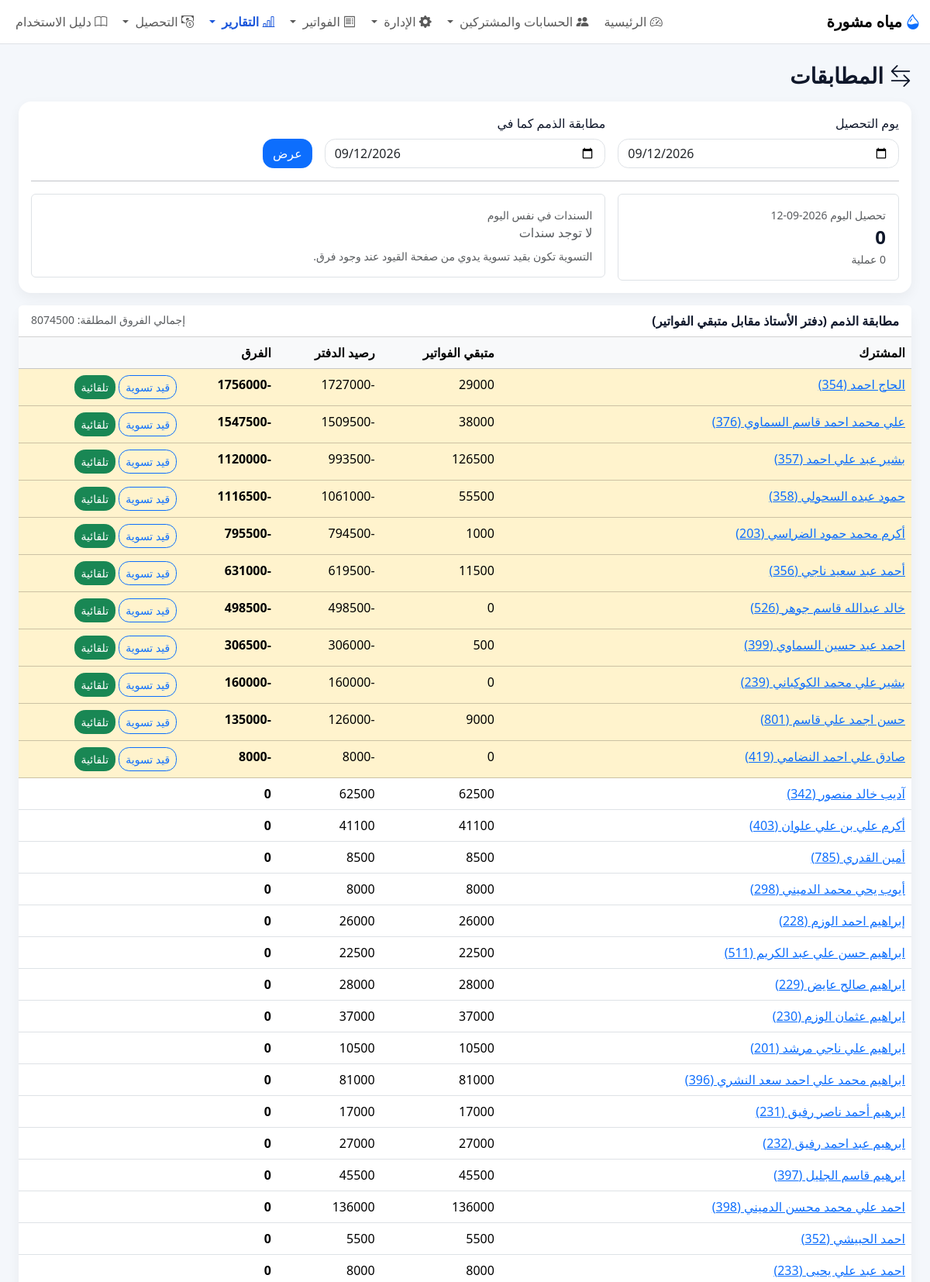
Page /accounting/reconciliation (signed in, upper part) on the committed database.
### models.py (models this page shows)
class Base(DeclarativeBase):
    pass

class Settings(Base):
    __tablename__ = "settings"
    key: Mapped[str] = mapped_column(String, primary_key=True)
    value: Mapped[Optional[str]] = mapped_column(String, nullable=True)

class Subscriber(Base):
    __tablename__ = "subscribers"
    id: Mapped[int] = mapped_column(Integer, primary_key=True)
    account_number: Mapped[str] = mapped_column(String, unique=True, nullable=False)
    name: Mapped[str] = mapped_column(String, nullable=False)
    meter_number: Mapped[Optional[str]] = mapped_column(String, nullable=True)
    phone: Mapped[Optional[str]] = mapped_column(String, nullable=True)
    village: Mapped[Optional[str]] = mapped_column(String, nullable=True)
    address: Mapped[Optional[str]] = mapped_column(String, nullable=True)
    default_unit_price: Mapped[Optional[str]] = mapped_column(String, nullable=True)
    default_subscription_fee: Mapped[Optional[str]] = mapped_column(String, nullable=True)
    last_reading: Mapped[Optional[float]] = mapped_column(Float, nullable=True)
    last_due_amount: Mapped[Optional[float]] = mapped_column(Float, nullable=True)
    last_paid_amount: Mapped[Optional[float]] = mapped_column(Float, nullable=True)
    active: Mapped[int] = mapped_column(Integer, nullable=False, default=1)
    notes: Mapped[Optional[str]] = mapped_column(Text, nullable=True)
    created_at: Mapped[Optional[str]] = mapped_column(String, nullable=True)
    updated_at: Mapped[Optional[str]] = mapped_column(String, nullable=True)
    invoices: Mapped[list["Invoice"]] = relationship(back_populates="subscriber")

### app.py (the view)
    @app.route("/accounting/reconciliation")
    @login_required
    @role_required(["admin", "technician", "accountant", "manager"])
    def accounting_reconciliation():
        db = get_db()
        day = request.args.get("day", date.today().isoformat())
        end = request.args.get("end", date.today().isoformat())
        daily = get_daily_collection_summary(db, day)
        rows = get_receivable_reconciliation(db, end=end)
        diff_total = sum(abs(r["difference"] or 0) for r in rows)
        return render_template("reconciliation.html", day=day, end=end, daily=daily, rows=rows,
                               diff_total=diff_total,
                               currency=get_setting("currency_name", DEFAULT_SETTINGS["currency_name"]))

### app.py (called while the page is built)
def login_required(f):
    @wraps(f)
    def decorated_function(*args, **kwargs):
        if session.get("user_id") is None:
            flash("يرجى تسجيل الدخول أولاً.", "warning")
            return redirect(url_for("login"))
        return f(*args, **kwargs)
    return decorated_function

def role_required(allowed_roles):
    def decorator(f):
        @wraps(f)
        def wrapper(*args, **kwargs):
            if not session.get("user_id"):
                return redirect(url_for("login"))
            user_role = g.user["role"] if g.user else None
            if not user_role or user_role.lower() not in [r.lower() for r in allowed_roles]:
                flash("ليس لديك الصلاحية للوصول إلى هذه الصفحة أو تنفيذ هذه العملية.", "danger")
                return redirect(url_for("index"))
            return f(*args, **kwargs)
        return wrapper
    return decorator

### database.py (called while the page is built, shortened)
def get_db():
    if "db" not in g:
        INSTANCE_DIR.mkdir(exist_ok=True)
        g.db = SQLAlchemyDBProxy(SessionLocal())
        try:
            g.db.execute("PRAGMA foreign_keys = ON")
        except Exception:
            pass
    return g.db

@contextmanager
def orm_session_scope():
    session = SessionLocal()
    try:
        yield session
        session.commit()
    except Exception:
        session.rollback()
        raise
    finally:
        session.close()

def get_setting(key, default=""):
    with orm_session_scope() as session:
        row = session.get(Settings, key)
        return row.value if row and row.value is not None else default

def get_account_closing_balance(db, account_id, end=None):
    sql = """
        SELECT COALESCE(SUM(jl.debit),0) AS d, COALESCE(SUM(jl.credit),0) AS c
        FROM journal_lines jl JOIN journal_entries je ON je.id = jl.entry_id
        WHERE jl.account_id=?
    """
    params = [account_id]
    if end:
        sql += " AND je.entry_date <= ?"
        params.append(end)
    r = db.execute(sql, params).fetchone()
    return float(r["d"] or 0) - float(r["c"] or 0) if r else 0.0

    def __getitem__(self, key):
        if isinstance(key, int):
            return self._values[key]
        return self._mapping[key]

    def __len__(self):
        return len(self._values)

    def fetchone(self):
        if self._index >= len(self._rows):
            return None
        row = self._rows[self._index]
        self._index += 1
        return row

    def _connection(self):
        return self.session.connection()

### templates/reconciliation.html (shortened to what this page needs)
{% extends "base.html" %}
{% block content %}
<div class="container-fluid">
  <h3 class="fw-bold mb-3"><i class="bi bi-arrow-left-right me-2"></i>المطابقات</h3>
  <div class="card mb-3"><div class="card-body">
    <form method="get" class="row g-3">
      <div class="col-md-4"><label class="form-label">يوم التحصيل</label><input type="date" name="day" value="{{ day }}" class="form-control"></div>
      <div class="col-md-4"><label class="form-label">مطابقة الذمم كما في</label><input type="date" name="end" value="{{ end }}" class="form-control"></div>
      <div class="col-md-4 d-flex align-items-end"><button class="btn btn-primary">عرض</button></div>
    </form>
    <hr>
    <div class="row g-3">
      <div class="col-md-4"><div class="border rounded p-3"><div class="text-muted small">تحصيل اليوم {{ day }}</div><div class="fs-4 fw-bold">{{ "%.0f"|format(daily.payments_total or 0) }}</div><div class="small text-muted">{{ daily.payments_count }} عملية</div></div></div>
      <div class="col-md-8"><div class="border rounded p-3"><div class="text-muted small">السندات في نفس اليوم</div>
        {% for v in daily.vouchers %}<span class="badge bg-secondary me-1">{{ v.voucher_type }}: {{ "%.0f"|format(v.total or 0) }} ({{ v.cnt }})</span>{% else %}<span class="text-muted">لا توجد سندات</span>{% endfor %}
        <div class="small text-muted mt-2">التسوية تكون بقيد تسوية يدوي من صفحة القيود عند وجود فرق.</div>
      </div></div>
    </div>
  </div></div>
  <div class="card"><div class="card-header bg-white d-flex justify-content-between"><strong>مطابقة الذمم (دفتر الأستاذ مقابل متبقي الفواتير)</strong><span class="text-muted small">إجمالي الفروق المطلقة: {{ "%.0f"|format(diff_total or 0) }}</span></div>
  <div class="table-responsive"><table class="table mb-0">
    <thead class="table-light"><tr><th>المشترك</th><th>متبقي الفواتير</th><th>رصيد الدفتر</th><th>الفرق</th><th></th></tr></thead>
    <tbody>
    {% for r in rows %}
    <tr class="{% if (r.difference or 0) != 0 %}table-warning{% endif %}"><td><a href="{{ url_for('accounting_subscriber_ledger', subscriber_id=r.subscriber_id, end=end) }}">{{ r.name }} ({{ r.account_number }})</a></td>
      <td>{{ "%.0f"|format(r.invoices_remaining or 0) }}</td><td>{{ "%.0f"|format(r.ledger_balance or 0) }}</td>
      <td class="fw-bold">{{ "%.0f"|format(r.difference or 0) }}</td>
      <td>{% if (r.difference or 0) != 0 %}<a class="btn btn-sm btn-outline-primary" href="{{ url_for('accounting_adjustment', amount=(r.difference|abs)|round(0, 'floor'), description='تسوية ذمم: ' ~ r.name ~ ' (' ~ r.account_number ~ ')') }}">قيد تسوية</a>
      <form method="post" action="{{ url_for('accounting_auto_adjust') }}" class="d-inline"><button class="btn btn-sm btn-success" onclick="return confirm('إنشاء قيد تسوية آلية بالاتجاه الصحيح؟')">تلقائية</button></form>{% endif %}</td></tr>
    {% else %}<tr><td colspan="5" class="text-center text-success py-4">لا توجد فروقات — الذمم مطابقة ✓</td></tr>{% endfor %}
    </tbody>
  </table></div></div>
</div>
{% endblock %}

### templates/base.html (shortened to what this page needs)
<!doctype html>
<html lang="ar" dir="rtl" class="notranslate" translate="no" data-theme="{{ setting('ui_theme', 'light') }}">
<head>
  <link href="https://cdn.jsdelivr.net/npm/bootstrap@5.3.3/dist/css/bootstrap.rtl.min.css" rel="stylesheet">
  <link href="https://cdn.jsdelivr.net/npm/bootstrap-icons@1.11.3/font/bootstrap-icons.min.css" rel="stylesheet">
  <link rel="stylesheet" href="{{ url_for('static', filename='css/style.css') }}">
</head>
<body>
  <nav class="navbar navbar-expand-lg bg-white border-bottom sticky-top">
    <div class="container-fluid">
      <a class="navbar-brand" href="{{ url_for('index') }}">
        <i class="bi bi-droplet-half text-primary me-1"></i>{{ setting('project_name', app_name) }}
      </a>
      <div class="collapse navbar-collapse" id="nav">
        <ul class="navbar-nav ms-auto gap-1">
          {% if current_user %}
          <li class="nav-item"><a class="nav-link {% if request.endpoint=='index' %}active{% endif %}" href="{{ url_for('index') }}"><i class="bi bi-speedometer2"></i> الرئيسية</a></li>
          <li class="nav-item dropdown">
              <a class="nav-link dropdown-toggle "
                href="#"
                data-bs-toggle="dropdown">
                  <i class="bi bi-people-fill"></i> الحسابات والمشتركين
              </a>
          </li>
        {% if current_user %}
<li class="nav-item dropdown">
    <a class="nav-link dropdown-toggle {% if request.endpoint in ['employee_portal','staff_monitor','import_data','settings'] %}active{% endif %}"
       href="#"
       data-bs-toggle="dropdown">
        <i class="bi bi-gear-fill"></i> الإدارة
    </a>
</li>
{% endif %}
         <li class="nav-item dropdown">
            <a class="nav-link dropdown-toggle " href="#" data-bs-toggle="dropdown">
              <i class="bi bi-receipt"></i> الفواتير
            </a>
          </li>
          <li class="nav-item dropdown">
          <a class="nav-link dropdown-toggle {% if request.endpoint in ['customer_statement','reports','accounting_reports','accounting_ledger','accounting_trial_balance','accounting_income_statement','accounting_balance_sheet','accounting_cash_flow','accounting_equity_statement','accounting_adjustment','accounting_fiscal_years','accounting_counts','accounting_reconciliation','accounting_bank','accounting_dashboard','accounting_subscriber_ledger','accounting_templates','accounting_cost_centers','arrears_report','collector_daily_report'] %}active{% endif %}" href="#" data-bs-toggle="dropdown">
          <i class="bi bi-bar-chart-line"></i> التقارير
          </a>
          </li>
            <li class="nav-item dropdown">
            <a class="nav-link dropdown-toggle {% if request.endpoint in ['arrears_report','collector_daily_report','collection_trip'] %}active{% endif %}"
               href="#" data-bs-toggle="dropdown">
              <i class="bi bi-cash-coin"></i> التحصيل
            </a>
          </li>
          <li class="nav-item">
            <a class="nav-link {% if request.endpoint=='user_manual' %}active{% endif %}"
               href="{{ url_for('user_manual') }}">
              <i class="bi bi-book"></i> دليل الاستخدام
            </a>
          </li>
         {% endif %}
        </ul>
      </div>
    </div>
  </nav>
  <main class="container-fluid py-3 py-lg-4">
    {% block content %}{% endblock %}
  </main>
</body>
</html>

### static/css/style.css (style rules this page uses)
body { background: #f6f8fb; font-family: system-ui, -apple-system, "Segoe UI", Tahoma, Arial, sans-serif; }
.card { border: 0; border-radius: 1rem; box-shadow: 0 0.35rem 1rem rgba(0,0,0,.05); }
.table thead th { white-space: nowrap; }
.form-control, .form-select, .btn { border-radius: .85rem; }

### templates/base.html (style rules this page uses)
:root { --app-bg: #f4f7fb; --app-surface: #ffffff; --app-surface-2: #f8fafc; --app-text: #0f172a; --app-muted: #64748b; --app-border: #dbe4f0; --app-primary: #1a56db; --app-primary-contrast: #ffffff; }
.navbar-brand { font-weight: 800; }
.nav-link.active { font-weight: 700; color: var(--app-primary) !important; }
body { background: var(--app-bg); color: var(--app-text); }
.card, .dropdown-menu, .modal-content { background-color: var(--app-surface); color: var(--app-text); border-color: var(--app-border); }

### rows in the picture
Settings: value "مياه مشورة"
Subscriber: name "الحاج احمد", account_number "354", invoices_remaining "29000", ledger_balance "-1727000", difference "-1756000"
Subscriber: name "علي محمد احمد قاسم السماوي", account_number "376", invoices_remaining "38000", ledger_balance "-1509500", difference "-1547500"
Subscriber: name "بشير عبد علي احمد", account_number "357", invoices_remaining "126500", ledger_balance "-993500", difference "-1120000"
Subscriber: name "حمود عبده السحولي", account_number "358", invoices_remaining "55500", ledger_balance "-1061000", difference "-1116500"
Subscriber: name "أكرم محمد حمود الضراسي", account_number "203", invoices_remaining "1000", ledger_balance "-794500", difference "-795500"
Subscriber: name "أحمد عبد سعيد ناجي", account_number "356", invoices_remaining "11500", ledger_balance "-619500", difference "-631000"
Subscriber: name "خالد عبدالله قاسم جوهر", account_number "526", invoices_remaining "0", ledger_balance "-498500", difference "-498500"
Subscriber: name "احمد عبد حسين السماوي", account_number "399", default_subscription_fee "500", ledger_balance "-306000", difference "-306500"
Subscriber: name "بشير علي محمد الكوكباني", account_number "239", invoices_remaining "0", ledger_balance "-160000", difference "-160000"
Subscriber: name "حسن اجمد علي قاسم", account_number "801", invoices_remaining "9000", ledger_balance "-126000", difference "-135000"
Subscriber: name "صادق علي احمد النضامي", account_number "419", invoices_remaining "0", ledger_balance "-8000", difference "-8000"
Subscriber: name "آديب خالد منصور", account_number "342", invoices_remaining "62500", ledger_balance "62500", difference "0"
Subscriber: name "أكرم علي بن علي علوان", account_number "403", invoices_remaining "41100", ledger_balance "41100", difference "0"
Subscriber: name "أمين القدري", account_number "785", invoices_remaining "8500", ledger_balance "8500", difference "0"
Subscriber: name "أيوب يحي محمد الدميني", account_number "298", invoices_remaining "8000", ledger_balance "8000", difference "0"
Subscriber: name "إبراهيم احمد الوزم", account_number "228", invoices_remaining "26000", ledger_balance "26000", difference "0"
Subscriber: name "ابراهيم حسن علي عبد الكريم", account_number "511", invoices_remaining "22500", ledger_balance "22500", difference "0"
Subscriber: name "ابراهيم صالح عايض", account_number "229", invoices_remaining "28000", ledger_balance "28000", difference "0"
Subscriber: name "ابراهيم عثمان الوزم", account_number "230", invoices_remaining "37000", ledger_balance "37000", difference "0"
Subscriber: name "ابراهيم علي ناجي مرشد", account_number "201", invoices_remaining "10500", ledger_balance "10500", difference "0"
Subscriber: name "ابراهيم محمد علي احمد سعد النشري", account_number "396", invoices_remaining "81000", ledger_balance "81000", difference "0"
Subscriber: name "ابرهيم أحمد ناصر رفيق", account_number "231", invoices_remaining "17000", ledger_balance "17000", difference "0"
Subscriber: name "ابرهيم عبد احمد رفيق", account_number "232", invoices_remaining "27000", ledger_balance "27000", difference "0"
Subscriber: name "ابرهيم قاسم الجليل", account_number "397", invoices_remaining "45500", ledger_balance "45500", difference "0"
Subscriber: name "احمد علي محمد محسن الدميني", account_number "398", invoices_remaining "136000", ledger_balance "136000", difference "0"
Subscriber: name "احمد الحبيشي", account_number "352", invoices_remaining "5500", ledger_balance "5500", difference "0"
Subscriber: name "احمد عبد علي يحيى", account_number "233", invoices_remaining "8000", ledger_balance "8000", difference "0"

### other values in the picture
{{ day }} "2026-09-12"
{{ "%.0f"|format(daily.payments_total or 0) }} "0"
{{ "%.0f"|format(diff_total or 0) }} "8074500"
